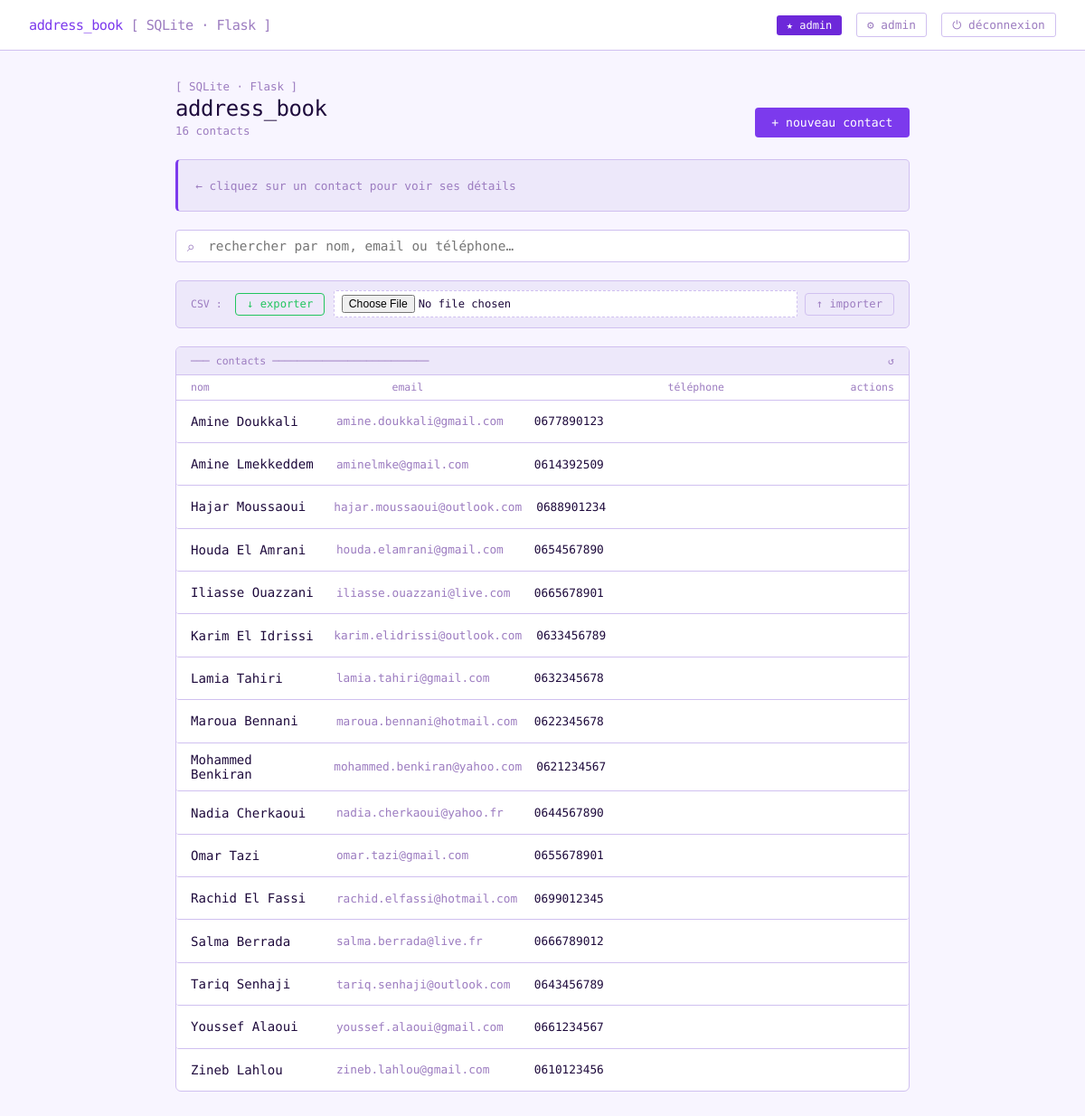
Page /contacts (signed in) on the committed database.
### tables this page shows
CREATE TABLE contacts (
                id          INTEGER PRIMARY KEY AUTOINCREMENT,
                nom         TEXT    NOT NULL,
                email       TEXT    NOT NULL UNIQUE,
                telephone   TEXT    NOT NULL UNIQUE,
                date_ajout  TEXT    NOT NULL
            );

### app.py (the view)
@app.route("/contacts")
@login_required
def index():
    q = request.args.get("q", "").strip()
    with get_db() as conn:
        if q:
            like = f"%{q}%"
            contacts = conn.execute(
                """SELECT * FROM contacts
                   WHERE nom LIKE ? COLLATE NOCASE
                      OR email LIKE ? COLLATE NOCASE
                      OR telephone LIKE ?
                   ORDER BY nom COLLATE NOCASE""",
                (like, like, like)
            ).fetchall()
        else:
            contacts = conn.execute(
                "SELECT * FROM contacts ORDER BY nom COLLATE NOCASE"
            ).fetchall()
        total = conn.execute("SELECT COUNT(*) FROM contacts").fetchone()[0]
    contacts = [dict(c) for c in contacts]
    return render_template("index.html",
                           contacts=contacts,
                           total=total,
                           q=q,
                           user=session["user"])

### app.py (called while the page is built)
@contextmanager
def get_db():
    conn = sqlite3.connect(DB_PATH)
    conn.row_factory = sqlite3.Row
    conn.execute("PRAGMA foreign_keys = ON")
    try:
        yield conn
        conn.commit()
    except Exception:
        conn.rollback()
        raise
    finally:
        conn.close()

def login_required(f):
    @wraps(f)
    def decorated(*args, **kwargs):
        if "user" not in session:
            return redirect(url_for("login"))
        return f(*args, **kwargs)
    return decorated

### templates/index.html (shortened to what this page needs)
{% extends "base.html" %}
{% block content %}
<div class="page-header">
  <div class="page-title">
    <div class="sub">[ SQLite · Flask ]</div>
    <h1>address_book</h1>
    <div class="counter">
      {% if q %}
        {{ contacts|length }} / {{ total }} trouvés
      {% else %}
        {{ total }} contact{{ 's' if total != 1 else '' }}
      {% endif %}
    </div>
  </div>
  <a href="{{ url_for('add_contact') }}" class="btn btn-primary">+ nouveau contact</a>
</div>
<div class="detail-panel" id="detailPanel">
  <div class="placeholder" id="detailPlaceholder">← cliquez sur un contact pour voir ses détails</div>
</div>
<div class="search-row">
  <form method="GET" action="{{ url_for('index') }}" style="flex:1;display:flex;gap:.75rem;" id="searchForm">
    <div class="search-wrap" style="flex:1">
      <span class="icon">⌕</span>
      <input type="text" name="q" value="{{ q }}" placeholder="rechercher par nom, email ou téléphone…" id="searchInput" autocomplete="off" />
    </div>
  </form>
</div>
<div class="csv-bar">
  <span class="label">CSV :</span>
  <a href="{{ url_for('export_csv') }}" class="btn btn-green btn-sm">↓ exporter</a>
  <form method="POST" action="{{ url_for('import_csv') }}" enctype="multipart/form-data"
        style="display:flex;align-items:center;gap:.5rem;flex:1;">
    <input type="file" name="csv_file" accept=".csv" required />
    <button type="submit" class="btn btn-sm btn-muted">↑ importer</button>
  </form>
</div>
<div class="contacts-wrap">
  <div class="section-label">
    <span>─── contacts ─────────────────────────</span>
    <a href="{{ url_for('index') }}" style="color:var(--muted);text-decoration:none;" title="Rafraîchir">↺</a>
  </div>
  {% if contacts %}
    <div class="contacts-header">
      <span>nom</span>
      <span>email</span>
      <span>téléphone</span>
      <span>actions</span>
    </div>
    {% for c in contacts %}
      <div class="contact-row"
           id="row-{{ c.id }}"
           data-id="{{ c.id }}"
           data-nom="{{ c.nom }}"
           data-email="{{ c.email }}"
           data-tel="{{ c.telephone }}"
           data-date="{{ c.date_ajout }}"
           onclick="selectContact(this)">
        <div class="contact-nom">{{ c.nom }}</div>
        <div class="contact-email">{{ c.email }}</div>
        <div class="contact-tel">{{ c.telephone }}</div>
      </div>
    {% endfor %}
  {% endif %}
</div>
{% endblock %}

### templates/base.html (shortened to what this page needs)
<!DOCTYPE html>
<html lang="fr">
<head>
</head>
<body>
  <nav>
    <a class="nav-brand" href="{{ url_for('index') }}">
      address_book <span>[ SQLite · Flask ]</span>
    </a>
    <div class="nav-right">
      <span class="nav-user">★ {{ session.get('user', '') }}</span>
      <a class="nav-link" href="{{ url_for('admin_panel') }}">⚙ admin</a>
      <a class="nav-link danger" href="{{ url_for('logout') }}">⏻ déconnexion</a>
    </div>
  </nav>
  <div class="container">
    {% block content %}{% endblock %}
  </div>
</body>
</html>

### rows in the picture
contacts: nom "Amine Doukkali", email "amine.doukkali@gmail.com", telephone "0677890123"
contacts: nom "Amine Lmekkeddem", email "aminelmke@gmail.com", telephone "0614392509"
contacts: nom "Hajar Moussaoui", email "hajar.moussaoui@outlook.com", telephone "0688901234"
contacts: nom "Houda El Amrani", email "houda.elamrani@gmail.com", telephone "0654567890"
contacts: nom "Iliasse Ouazzani", email "iliasse.ouazzani@live.com", telephone "0665678901"
contacts: nom "Karim El Idrissi", email "karim.elidrissi@outlook.com", telephone "0633456789"
contacts: nom "Lamia Tahiri", email "lamia.tahiri@gmail.com", telephone "0632345678"
contacts: nom "Maroua Bennani", email "maroua.bennani@hotmail.com", telephone "0622345678"
contacts: nom "Mohammed Benkiran", email "mohammed.benkiran@yahoo.com", telephone "0621234567"
contacts: nom "Nadia Cherkaoui", email "nadia.cherkaoui@yahoo.fr", telephone "0644567890"
contacts: nom "Omar Tazi", email "omar.tazi@gmail.com", telephone "0655678901"
contacts: nom "Rachid El Fassi", email "rachid.elfassi@hotmail.com", telephone "0699012345"
contacts: nom "Salma Berrada", email "salma.berrada@live.fr", telephone "0666789012"
contacts: nom "Tariq Senhaji", email "tariq.senhaji@outlook.com", telephone "0643456789"
contacts: nom "Youssef Alaoui", email "youssef.alaoui@gmail.com", telephone "0661234567"
contacts: nom "Zineb Lahlou", email "zineb.lahlou@gmail.com", telephone "0610123456"

### other values in the picture
{{ session.get('user', '') }} "admin"
{{ total }} "16"
{{ 's' if total != 1 else '' }} "s"
